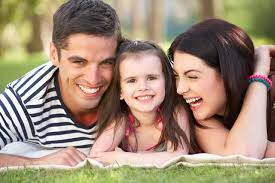
#> input picture P2/images.jpg, 275 x 183 px
$ python -i filtroHomorfico.py   (imports and definitions only)
#> lines starting #> are read from the running program, lines starting #| are printed output that depends on the picture
#> further down, picture is the input picture: shape (183, 275, 3); mean B, G, R 118.7, 139.8, 159.5
import cv2
import numpy as np


def homomorphicFilter(image):
    img = np.float32(image)
    img = img/255

    rows,cols,dim=img.shape
#> rows = 183; cols = 275; dim = 3

    rh, rl, cutoff = 2.5,0.5,32

    imgYCrCb = cv2.cvtColor(img, cv2.COLOR_BGR2YCrCb)
#> imgYCrCb: shape (183, 275, 3) float32; mean of channels 0, 1, 2 0.562, 0.545, 0.446
    y,cr,cb = cv2.split(imgYCrCb)
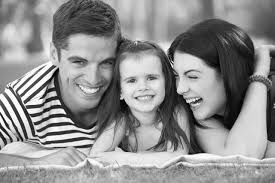
#> y: shape (183, 275) float32; min 0.00441, max 1, mean 0.562
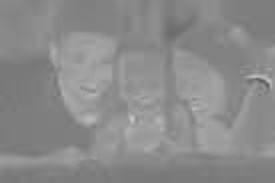
#> cr: shape (183, 275) float32; min 0.36, max 0.779, mean 0.545
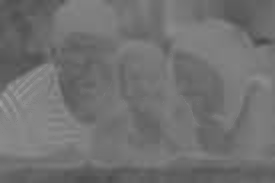
#> cb: shape (183, 275) float32; min 0.285, max 0.629, mean 0.446

    y_log = np.log(y+0.01)
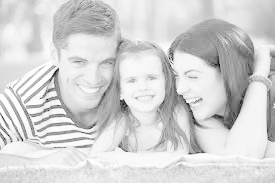
#> y_log: shape (183, 275) float32; min -4.24, max 0.00995, mean -0.707; drawn with min black and max white

    y_fft = np.fft.fft2(y_log)

    y_fft_shift = np.fft.fftshift(y_fft)


    DX = cols/cutoff
#> DX = 8.59
    G = np.ones((rows,cols))
    for i in range(rows):
        for j in range(cols):
            G[i][j]=((rh-rl)*(1-np.exp(-((i-rows/2)**2+(j-cols/2)**2)/(2*DX**2))))+rl
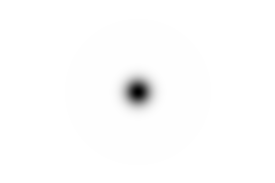
#> G: shape (183, 275) float64; min 0.507, max 2.5, mean 2.48; drawn with min black and max white

    result_filter = G * y_fft_shift

    result_interm = np.real(np.fft.ifft2(np.fft.ifftshift(result_filter)))
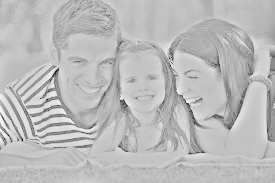
#> result_interm: shape (183, 275) float64; min -8.75, max 2.66, mean -0.358; drawn with min black and max white
    result = np.exp(result_interm)
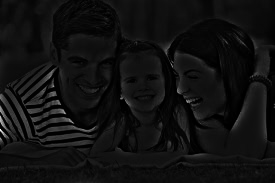
#> result: shape (183, 275) float64; min 0.000159, max 14.34, mean 0.968; drawn with min black and max white
#> (the run stopped early here; a loop or call above may not have finished)
